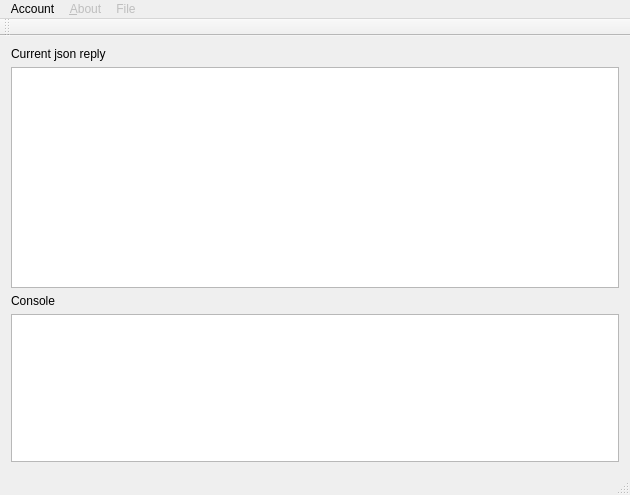
<?xml version="1.0" encoding="UTF-8"?>
<ui version="4.0">
 <class>MainWindow</class>
 <widget class="QMainWindow" name="MainWindow">
  <property name="geometry">
   <rect>
    <x>0</x>
    <y>0</y>
    <width>630</width>
    <height>495</height>
   </rect>
  </property>
  <property name="windowTitle">
   <string>GDrive App</string>
  </property>
  <property name="windowIcon">
   <iconset resource="resources.qrc">
    <normaloff>:/Icon/Icon/Icon_main.png</normaloff>:/Icon/Icon/Icon_main.png</iconset>
  </property>
  <widget class="QWidget" name="centralWidget">
   <layout class="QVBoxLayout" name="verticalLayout" stretch="0,3,0,2">
    <item>
     <widget class="QLabel" name="label_CurrentReply">
      <property name="text">
       <string>Current json reply</string>
      </property>
     </widget>
    </item>
    <item>
     <widget class="QTreeView" name="treeView_Reply"/>
    </item>
    <item>
     <widget class="QLabel" name="label_Console">
      <property name="text">
       <string>Console</string>
      </property>
     </widget>
    </item>
    <item>
     <widget class="QPlainTextEdit" name="plainTextEdit">
      <property name="readOnly">
       <bool>true</bool>
      </property>
     </widget>
    </item>
   </layout>
  </widget>
  <widget class="QMenuBar" name="menuBar">
   <property name="geometry">
    <rect>
     <x>0</x>
     <y>0</y>
     <width>630</width>
     <height>25</height>
    </rect>
   </property>
   <widget class="QMenu" name="menu_Acount">
    <property name="title">
     <string>Account</string>
    </property>
    <addaction name="separator"/>
    <addaction name="action_Login"/>
    <addaction name="action_Logout"/>
    <addaction name="action_Remember_me"/>
    <addaction name="action_Refresh_Token"/>
   </widget>
   <widget class="QMenu" name="menu_File">
    <property name="enabled">
     <bool>false</bool>
    </property>
    <property name="title">
     <string>File</string>
    </property>
    <addaction name="action_Upload_File"/>
    <addaction name="action_Download_file"/>
    <addaction name="action_Search_file_folder"/>
    <addaction name="action_Get_file_matadata"/>
    <addaction name="action_Update_file"/>
   </widget>
   <widget class="QMenu" name="menu_About">
    <property name="enabled">
     <bool>false</bool>
    </property>
    <property name="title">
     <string>&amp;About</string>
    </property>
    <addaction name="action_About_User"/>
   </widget>
   <addaction name="menu_Acount"/>
   <addaction name="menu_About"/>
   <addaction name="menu_File"/>
  </widget>
  <widget class="QToolBar" name="mainToolBar">
   <attribute name="toolBarArea">
    <enum>TopToolBarArea</enum>
   </attribute>
   <attribute name="toolBarBreak">
    <bool>false</bool>
   </attribute>
  </widget>
  <widget class="QStatusBar" name="statusBar"/>
  <action name="action_Download_file">
   <property name="enabled">
    <bool>true</bool>
   </property>
   <property name="text">
    <string>&amp;Download file</string>
   </property>
  </action>
  <action name="action_Search_file_folder">
   <property name="enabled">
    <bool>true</bool>
   </property>
   <property name="text">
    <string>&amp;Search file / folder</string>
   </property>
  </action>
  <action name="action_Get_file_matadata">
   <property name="enabled">
    <bool>true</bool>
   </property>
   <property name="text">
    <string>&amp;Get file matadata...</string>
   </property>
  </action>
  <action name="action_Update_file">
   <property name="enabled">
    <bool>true</bool>
   </property>
   <property name="text">
    <string>&amp;Update File</string>
   </property>
  </action>
  <action name="action_Upload_File">
   <property name="enabled">
    <bool>true</bool>
   </property>
   <property name="text">
    <string>&amp;Upload File...</string>
   </property>
  </action>
  <action name="action_Login">
   <property name="text">
    <string>&amp;Login</string>
   </property>
  </action>
  <action name="action_Refresh_Token">
   <property name="text">
    <string>&amp;Refresh Token</string>
   </property>
   <property name="visible">
    <bool>false</bool>
   </property>
  </action>
  <action name="action_Logout">
   <property name="checkable">
    <bool>false</bool>
   </property>
   <property name="text">
    <string>&amp;Logout</string>
   </property>
   <property name="visible">
    <bool>false</bool>
   </property>
  </action>
  <action name="action_Remember_me">
   <property name="checkable">
    <bool>true</bool>
   </property>
   <property name="text">
    <string>&amp;Remember me</string>
   </property>
   <property name="visible">
    <bool>false</bool>
   </property>
  </action>
  <action name="action_About_User">
   <property name="text">
    <string>&amp;About User</string>
   </property>
  </action>
 </widget>
 <layoutdefault spacing="6" margin="11"/>
 <resources>
  <include location="resources.qrc"/>
 </resources>
 <connections/>
</ui>
